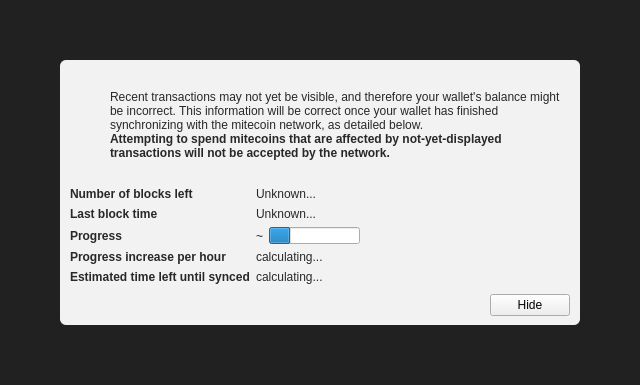
<?xml version="1.0" encoding="UTF-8"?>
<ui version="4.0">
 <class>ModalOverlay</class>
 <widget class="ModalOverlay" name="ModalOverlay">
  <property name="geometry">
   <rect>
    <x>0</x>
    <y>0</y>
    <width>640</width>
    <height>385</height>
   </rect>
  </property>
  <property name="windowTitle">
   <string>Form</string>
  </property>
  <layout class="QVBoxLayout" name="verticalLayout" stretch="0">
   <property name="sizeConstraint">
    <enum>QLayout::SetDefaultConstraint</enum>
   </property>
   <property name="leftMargin">
    <number>0</number>
   </property>
   <property name="topMargin">
    <number>0</number>
   </property>
   <property name="rightMargin">
    <number>0</number>
   </property>
   <property name="bottomMargin">
    <number>0</number>
   </property>
   <item>
    <widget class="QWidget" name="bgWidget" native="true">
     <property name="styleSheet">
      <string notr="true">#bgWidget { background: rgba(0,0,0,220); }</string>
     </property>
     <layout class="QVBoxLayout" name="verticalLayoutMain" stretch="1">
      <property name="leftMargin">
       <number>60</number>
      </property>
      <property name="topMargin">
       <number>60</number>
      </property>
      <property name="rightMargin">
       <number>60</number>
      </property>
      <property name="bottomMargin">
       <number>60</number>
      </property>
      <item>
       <widget class="QWidget" name="contentWidget" native="true">
        <property name="styleSheet">
         <string notr="true">#contentWidget { background: rgba(255,255,255,240); border-radius: 6px; }

QLabel { color: rgb(40,40,40);  }</string>
        </property>
        <layout class="QVBoxLayout" name="verticalLayoutSub" stretch="1,0,0,0">
         <property name="spacing">
          <number>0</number>
         </property>
         <property name="leftMargin">
          <number>10</number>
         </property>
         <property name="topMargin">
          <number>10</number>
         </property>
         <property name="rightMargin">
          <number>10</number>
         </property>
         <property name="bottomMargin">
          <number>10</number>
         </property>
         <item>
          <layout class="QHBoxLayout" name="horizontalLayoutIconText" stretch="0,1">
           <property name="topMargin">
            <number>20</number>
           </property>
           <item>
            <layout class="QVBoxLayout" name="verticalLayoutIcon">
             <property name="leftMargin">
              <number>0</number>
             </property>
             <item>
              <widget class="QPushButton" name="warningIcon">
               <property name="enabled">
                <bool>false</bool>
               </property>
               <property name="text">
                <string/>
               </property>
               <property name="icon">
                <iconset>
                 <normaloff>:/icons/warning</normaloff>
                 <disabledoff>:/icons/warning</disabledoff>:/icons/warning</iconset>
               </property>
               <property name="iconSize">
                <size>
                 <width>48</width>
                 <height>48</height>
                </size>
               </property>
               <property name="flat">
                <bool>true</bool>
               </property>
              </widget>
             </item>
             <item>
              <spacer name="verticalSpacerWarningIcon">
               <property name="orientation">
                <enum>Qt::Vertical</enum>
               </property>
               <property name="sizeHint" stdset="0">
                <size>
                 <width>20</width>
                 <height>40</height>
                </size>
               </property>
              </spacer>
             </item>
            </layout>
           </item>
           <item>
            <layout class="QVBoxLayout" name="verticalLayoutInfoText">
             <property name="leftMargin">
              <number>0</number>
             </property>
             <property name="topMargin">
              <number>0</number>
             </property>
             <item>
              <widget class="QLabel" name="infoText">
               <property name="text">
                <string>Recent transactions may not yet be visible, and therefore your wallet's balance might be incorrect. This information will be correct once your wallet has finished synchronizing with the mitecoin network, as detailed below.</string>
               </property>
               <property name="textFormat">
                <enum>Qt::RichText</enum>
               </property>
               <property name="wordWrap">
                <bool>true</bool>
               </property>
              </widget>
             </item>
             <item>
              <widget class="QLabel" name="infoTextStrong">
               <property name="font">
                <font>
                 <weight>75</weight>
                 <bold>true</bold>
                </font>
               </property>
               <property name="text">
                <string>Attempting to spend mitecoins that are affected by not-yet-displayed transactions will not be accepted by the network.</string>
               </property>
               <property name="textFormat">
                <enum>Qt::RichText</enum>
               </property>
               <property name="wordWrap">
                <bool>true</bool>
               </property>
              </widget>
             </item>
             <item>
              <spacer name="verticalSpacerInTextSpace">
               <property name="orientation">
                <enum>Qt::Vertical</enum>
               </property>
               <property name="sizeHint" stdset="0">
                <size>
                 <width>20</width>
                 <height>40</height>
                </size>
               </property>
              </spacer>
             </item>
            </layout>
           </item>
          </layout>
         </item>
         <item>
          <spacer name="verticalSpacerAfterText">
           <property name="orientation">
            <enum>Qt::Vertical</enum>
           </property>
           <property name="sizeHint" stdset="0">
            <size>
             <width>20</width>
             <height>40</height>
            </size>
           </property>
          </spacer>
         </item>
         <item>
          <layout class="QFormLayout" name="formLayout">
           <property name="fieldGrowthPolicy">
            <enum>QFormLayout::FieldsStayAtSizeHint</enum>
           </property>
           <property name="horizontalSpacing">
            <number>6</number>
           </property>
           <property name="verticalSpacing">
            <number>6</number>
           </property>
           <property name="topMargin">
            <number>10</number>
           </property>
           <item row="0" column="0">
            <widget class="QLabel" name="labelNumberOfBlocksLeft">
             <property name="font">
              <font>
               <weight>75</weight>
               <bold>true</bold>
              </font>
             </property>
             <property name="text">
              <string>Number of blocks left</string>
             </property>
            </widget>
           </item>
           <item row="0" column="1">
            <widget class="QLabel" name="numberOfBlocksLeft">
             <property name="text">
              <string>Unknown...</string>
             </property>
            </widget>
           </item>
           <item row="1" column="0">
            <widget class="QLabel" name="labelLastBlockTime">
             <property name="font">
              <font>
               <weight>75</weight>
               <bold>true</bold>
              </font>
             </property>
             <property name="text">
              <string>Last block time</string>
             </property>
            </widget>
           </item>
           <item row="1" column="1">
            <widget class="QLabel" name="newestBlockDate">
             <property name="sizePolicy">
              <sizepolicy hsizetype="Maximum" vsizetype="Preferred">
               <horstretch>0</horstretch>
               <verstretch>0</verstretch>
              </sizepolicy>
             </property>
             <property name="text">
              <string>Unknown...</string>
             </property>
            </widget>
           </item>
           <item row="2" column="0">
            <widget class="QLabel" name="labelSyncDone">
             <property name="font">
              <font>
               <weight>75</weight>
               <bold>true</bold>
              </font>
             </property>
             <property name="text">
              <string>Progress</string>
             </property>
            </widget>
           </item>
           <item row="2" column="1">
            <layout class="QHBoxLayout" name="horizontalLayoutSync" stretch="0,1">
             <item>
              <widget class="QLabel" name="percentageProgress">
               <property name="text">
                <string notr="true">~</string>
               </property>
              </widget>
             </item>
             <item>
              <widget class="QProgressBar" name="progressBar">
               <property name="value">
                <number>24</number>
               </property>
               <property name="format">
                <string/>
               </property>
              </widget>
             </item>
            </layout>
           </item>
           <item row="4" column="0">
            <widget class="QLabel" name="labelProgressIncrease">
             <property name="font">
              <font>
               <weight>75</weight>
               <bold>true</bold>
              </font>
             </property>
             <property name="text">
              <string>Progress increase per hour</string>
             </property>
            </widget>
           </item>
           <item row="4" column="1">
            <widget class="QLabel" name="progressIncreasePerH">
             <property name="text">
              <string>calculating...</string>
             </property>
            </widget>
           </item>
           <item row="5" column="0">
            <widget class="QLabel" name="labelEstimatedTimeLeft">
             <property name="font">
              <font>
               <weight>75</weight>
               <bold>true</bold>
              </font>
             </property>
             <property name="text">
              <string>Estimated time left until synced</string>
             </property>
            </widget>
           </item>
           <item row="5" column="1">
            <widget class="QLabel" name="expectedTimeLeft">
             <property name="text">
              <string>calculating...</string>
             </property>
            </widget>
           </item>
          </layout>
         </item>
         <item>
          <layout class="QHBoxLayout" name="horizontalLayoutButtons">
           <property name="leftMargin">
            <number>10</number>
           </property>
           <property name="topMargin">
            <number>10</number>
           </property>
           <item>
            <spacer name="horizontalSpacer">
             <property name="orientation">
              <enum>Qt::Horizontal</enum>
             </property>
             <property name="sizeHint" stdset="0">
              <size>
               <width>40</width>
               <height>20</height>
              </size>
             </property>
            </spacer>
           </item>
           <item>
            <widget class="QPushButton" name="closeButton">
             <property name="text">
              <string>Hide</string>
             </property>
            </widget>
           </item>
          </layout>
         </item>
        </layout>
       </widget>
      </item>
     </layout>
    </widget>
   </item>
  </layout>
 </widget>
 <customwidgets>
  <customwidget>
   <class>ModalOverlay</class>
   <extends>QWidget</extends>
   <header>modaloverlay.h</header>
   <container>1</container>
  </customwidget>
 </customwidgets>
 <resources/>
 <connections/>
</ui>
